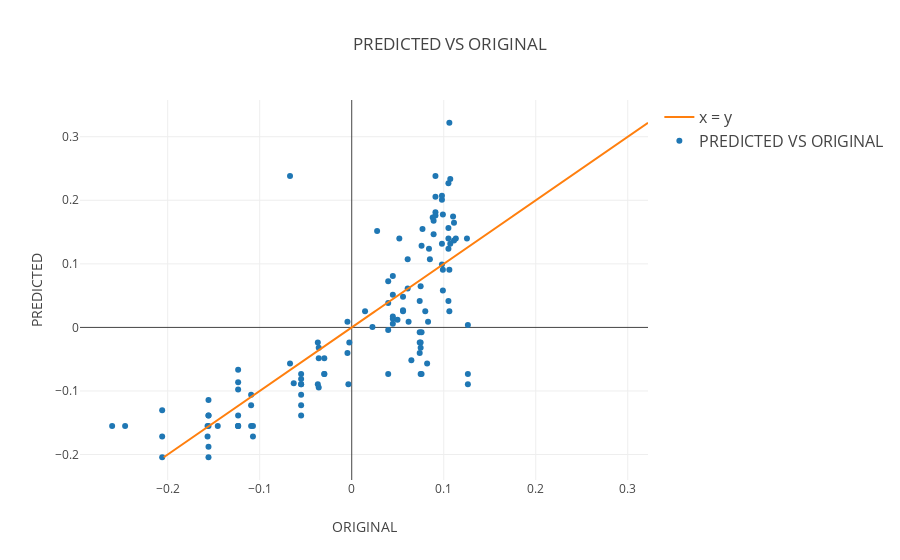

The cell this chart's notebook holds for it:
### Markdown cell above
## SCATTER PLOT FOR OLS ##

### Code cell
trace1 = go.Scatter(
    x=predict_ols,
    y= Y_test,
    mode='markers',
    name = 'PREDICTED VS ORIGINAL',
    line=dict(shape='linear')
)
trace2 = go.Scatter(
    x= Y_test,
    y= Y_test,
    mode='lines',
    name = 'x = y',
    line=dict(shape='linear')
)
data = [trace1, trace2]
layout = dict(
    title='PREDICTED VS ORIGINAL',
    yaxis = dict(
        title='PREDICTED VALUE'
    ),
    xaxis = dict(
        title='ORIGINAL VALUE'
    ),
    legend=dict(
        traceorder='reversed',
        font=dict(size=16)
    )
)
fig = dict(data=data, layout=layout)
plot.iplot(fig, filename='SCATTER PLOT FOR OLS')
